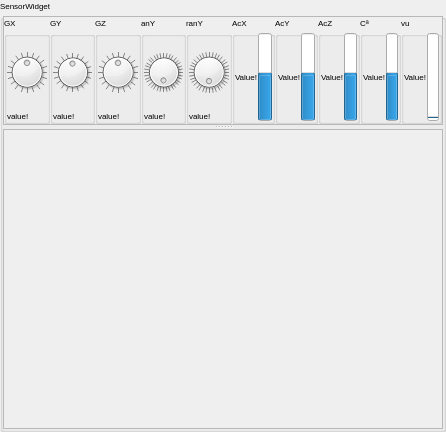
<?xml version="1.0" encoding="UTF-8"?>
<ui version="4.0">
 <class>sensorsWidget</class>
 <widget class="QGroupBox" name="sensorsWidget">
  <property name="geometry">
   <rect>
    <x>0</x>
    <y>0</y>
    <width>446</width>
    <height>432</height>
   </rect>
  </property>
  <property name="font">
   <font>
    <pointsize>6</pointsize>
   </font>
  </property>
  <property name="windowTitle">
   <string>GroupBox</string>
  </property>
  <property name="title">
   <string>SensorWidget</string>
  </property>
  <layout class="QVBoxLayout" name="verticalLayout_7">
   <property name="spacing">
    <number>0</number>
   </property>
   <property name="leftMargin">
    <number>0</number>
   </property>
   <property name="topMargin">
    <number>0</number>
   </property>
   <property name="rightMargin">
    <number>0</number>
   </property>
   <property name="bottomMargin">
    <number>0</number>
   </property>
   <item>
    <widget class="QSplitter" name="splitter">
     <property name="orientation">
      <enum>Qt::Vertical</enum>
     </property>
     <widget class="QScrollArea" name="scrollArea">
      <property name="minimumSize">
       <size>
        <width>440</width>
        <height>105</height>
       </size>
      </property>
      <property name="verticalScrollBarPolicy">
       <enum>Qt::ScrollBarAlwaysOff</enum>
      </property>
      <property name="sizeAdjustPolicy">
       <enum>QAbstractScrollArea::AdjustToContents</enum>
      </property>
      <property name="widgetResizable">
       <bool>true</bool>
      </property>
      <widget class="QWidget" name="scrollAreaWidgetContents">
       <property name="geometry">
        <rect>
         <x>0</x>
         <y>0</y>
         <width>438</width>
         <height>106</height>
        </rect>
       </property>
       <layout class="QHBoxLayout" name="horizontalLayout_7">
        <property name="spacing">
         <number>0</number>
        </property>
        <property name="sizeConstraint">
         <enum>QLayout::SetMaximumSize</enum>
        </property>
        <property name="leftMargin">
         <number>0</number>
        </property>
        <property name="topMargin">
         <number>0</number>
        </property>
        <property name="rightMargin">
         <number>0</number>
        </property>
        <property name="bottomMargin">
         <number>0</number>
        </property>
        <item>
         <widget class="QGroupBox" name="groupBox">
          <property name="sizePolicy">
           <sizepolicy hsizetype="Preferred" vsizetype="Maximum">
            <horstretch>0</horstretch>
            <verstretch>0</verstretch>
           </sizepolicy>
          </property>
          <property name="title">
           <string>GX</string>
          </property>
          <property name="checkable">
           <bool>false</bool>
          </property>
          <layout class="QVBoxLayout" name="verticalLayout">
           <property name="spacing">
            <number>0</number>
           </property>
           <property name="sizeConstraint">
            <enum>QLayout::SetMaximumSize</enum>
           </property>
           <property name="leftMargin">
            <number>0</number>
           </property>
           <property name="topMargin">
            <number>0</number>
           </property>
           <property name="rightMargin">
            <number>0</number>
           </property>
           <property name="bottomMargin">
            <number>0</number>
           </property>
           <item>
            <widget class="QDial" name="dial_gx">
             <property name="sizePolicy">
              <sizepolicy hsizetype="Maximum" vsizetype="Maximum">
               <horstretch>0</horstretch>
               <verstretch>0</verstretch>
              </sizepolicy>
             </property>
             <property name="minimumSize">
              <size>
               <width>16</width>
               <height>16</height>
              </size>
             </property>
             <property name="maximumSize">
              <size>
               <width>256</width>
               <height>256</height>
              </size>
             </property>
             <property name="sizeIncrement">
              <size>
               <width>1</width>
               <height>1</height>
              </size>
             </property>
             <property name="minimum">
              <number>-32768</number>
             </property>
             <property name="maximum">
              <number>32768</number>
             </property>
             <property name="wrapping">
              <bool>true</bool>
             </property>
             <property name="notchTarget">
              <double>50.000000000000000</double>
             </property>
             <property name="notchesVisible">
              <bool>true</bool>
             </property>
            </widget>
           </item>
           <item>
            <widget class="QLabel" name="valueLabel_gx">
             <property name="text">
              <string>value!</string>
             </property>
            </widget>
           </item>
          </layout>
         </widget>
        </item>
        <item>
         <widget class="QGroupBox" name="groupBox_2">
          <property name="sizePolicy">
           <sizepolicy hsizetype="Preferred" vsizetype="Maximum">
            <horstretch>0</horstretch>
            <verstretch>0</verstretch>
           </sizepolicy>
          </property>
          <property name="title">
           <string>GY</string>
          </property>
          <layout class="QVBoxLayout" name="verticalLayout_2">
           <property name="spacing">
            <number>0</number>
           </property>
           <property name="sizeConstraint">
            <enum>QLayout::SetMaximumSize</enum>
           </property>
           <property name="leftMargin">
            <number>0</number>
           </property>
           <property name="topMargin">
            <number>0</number>
           </property>
           <property name="rightMargin">
            <number>0</number>
           </property>
           <property name="bottomMargin">
            <number>0</number>
           </property>
           <item>
            <widget class="QDial" name="dial_gy">
             <property name="sizePolicy">
              <sizepolicy hsizetype="Maximum" vsizetype="Maximum">
               <horstretch>0</horstretch>
               <verstretch>0</verstretch>
              </sizepolicy>
             </property>
             <property name="minimumSize">
              <size>
               <width>16</width>
               <height>16</height>
              </size>
             </property>
             <property name="maximumSize">
              <size>
               <width>256</width>
               <height>256</height>
              </size>
             </property>
             <property name="sizeIncrement">
              <size>
               <width>1</width>
               <height>1</height>
              </size>
             </property>
             <property name="minimum">
              <number>-32768</number>
             </property>
             <property name="maximum">
              <number>32768</number>
             </property>
             <property name="wrapping">
              <bool>true</bool>
             </property>
             <property name="notchTarget">
              <double>50.000000000000000</double>
             </property>
             <property name="notchesVisible">
              <bool>true</bool>
             </property>
            </widget>
           </item>
           <item>
            <widget class="QLabel" name="valueLabel_gy">
             <property name="text">
              <string>value!</string>
             </property>
            </widget>
           </item>
          </layout>
         </widget>
        </item>
        <item>
         <widget class="QGroupBox" name="groupBox_3">
          <property name="sizePolicy">
           <sizepolicy hsizetype="Preferred" vsizetype="Maximum">
            <horstretch>0</horstretch>
            <verstretch>0</verstretch>
           </sizepolicy>
          </property>
          <property name="title">
           <string>GZ</string>
          </property>
          <layout class="QVBoxLayout" name="verticalLayout_3">
           <property name="spacing">
            <number>0</number>
           </property>
           <property name="sizeConstraint">
            <enum>QLayout::SetMaximumSize</enum>
           </property>
           <property name="leftMargin">
            <number>0</number>
           </property>
           <property name="topMargin">
            <number>0</number>
           </property>
           <property name="rightMargin">
            <number>0</number>
           </property>
           <property name="bottomMargin">
            <number>0</number>
           </property>
           <item>
            <widget class="QDial" name="dial_gz">
             <property name="sizePolicy">
              <sizepolicy hsizetype="Maximum" vsizetype="Maximum">
               <horstretch>0</horstretch>
               <verstretch>0</verstretch>
              </sizepolicy>
             </property>
             <property name="minimumSize">
              <size>
               <width>16</width>
               <height>16</height>
              </size>
             </property>
             <property name="maximumSize">
              <size>
               <width>256</width>
               <height>256</height>
              </size>
             </property>
             <property name="sizeIncrement">
              <size>
               <width>1</width>
               <height>1</height>
              </size>
             </property>
             <property name="minimum">
              <number>-32768</number>
             </property>
             <property name="maximum">
              <number>32768</number>
             </property>
             <property name="wrapping">
              <bool>true</bool>
             </property>
             <property name="notchTarget">
              <double>50.000000000000000</double>
             </property>
             <property name="notchesVisible">
              <bool>true</bool>
             </property>
            </widget>
           </item>
           <item>
            <widget class="QLabel" name="valueLabel_gz">
             <property name="text">
              <string>value!</string>
             </property>
            </widget>
           </item>
          </layout>
         </widget>
        </item>
        <item>
         <widget class="QGroupBox" name="groupBox_8">
          <property name="sizePolicy">
           <sizepolicy hsizetype="Preferred" vsizetype="Maximum">
            <horstretch>0</horstretch>
            <verstretch>0</verstretch>
           </sizepolicy>
          </property>
          <property name="title">
           <string>anY</string>
          </property>
          <layout class="QVBoxLayout" name="verticalLayout_4">
           <property name="spacing">
            <number>0</number>
           </property>
           <property name="sizeConstraint">
            <enum>QLayout::SetMaximumSize</enum>
           </property>
           <property name="leftMargin">
            <number>0</number>
           </property>
           <property name="topMargin">
            <number>0</number>
           </property>
           <property name="rightMargin">
            <number>0</number>
           </property>
           <property name="bottomMargin">
            <number>0</number>
           </property>
           <item>
            <widget class="QDial" name="dial_angleY">
             <property name="sizePolicy">
              <sizepolicy hsizetype="Maximum" vsizetype="Maximum">
               <horstretch>0</horstretch>
               <verstretch>0</verstretch>
              </sizepolicy>
             </property>
             <property name="minimumSize">
              <size>
               <width>16</width>
               <height>16</height>
              </size>
             </property>
             <property name="maximumSize">
              <size>
               <width>256</width>
               <height>256</height>
              </size>
             </property>
             <property name="sizeIncrement">
              <size>
               <width>1</width>
               <height>1</height>
              </size>
             </property>
             <property name="minimum">
              <number>0</number>
             </property>
             <property name="maximum">
              <number>360</number>
             </property>
             <property name="wrapping">
              <bool>true</bool>
             </property>
             <property name="notchTarget">
              <double>10.000000000000000</double>
             </property>
             <property name="notchesVisible">
              <bool>true</bool>
             </property>
            </widget>
           </item>
           <item>
            <widget class="QLabel" name="valueLabel_angleY">
             <property name="text">
              <string>value!</string>
             </property>
            </widget>
           </item>
          </layout>
         </widget>
        </item>
        <item>
         <widget class="QGroupBox" name="groupBox_9">
          <property name="sizePolicy">
           <sizepolicy hsizetype="Preferred" vsizetype="Maximum">
            <horstretch>0</horstretch>
            <verstretch>0</verstretch>
           </sizepolicy>
          </property>
          <property name="title">
           <string>ranY</string>
          </property>
          <layout class="QVBoxLayout" name="verticalLayout_6">
           <property name="spacing">
            <number>0</number>
           </property>
           <property name="sizeConstraint">
            <enum>QLayout::SetMaximumSize</enum>
           </property>
           <property name="leftMargin">
            <number>0</number>
           </property>
           <property name="topMargin">
            <number>0</number>
           </property>
           <property name="rightMargin">
            <number>0</number>
           </property>
           <property name="bottomMargin">
            <number>0</number>
           </property>
           <item>
            <widget class="QDial" name="dial_rangleY">
             <property name="sizePolicy">
              <sizepolicy hsizetype="Maximum" vsizetype="Maximum">
               <horstretch>0</horstretch>
               <verstretch>0</verstretch>
              </sizepolicy>
             </property>
             <property name="minimumSize">
              <size>
               <width>16</width>
               <height>16</height>
              </size>
             </property>
             <property name="maximumSize">
              <size>
               <width>256</width>
               <height>256</height>
              </size>
             </property>
             <property name="sizeIncrement">
              <size>
               <width>1</width>
               <height>1</height>
              </size>
             </property>
             <property name="minimum">
              <number>0</number>
             </property>
             <property name="maximum">
              <number>360</number>
             </property>
             <property name="wrapping">
              <bool>true</bool>
             </property>
             <property name="notchTarget">
              <double>10.000000000000000</double>
             </property>
             <property name="notchesVisible">
              <bool>true</bool>
             </property>
            </widget>
           </item>
           <item>
            <widget class="QLabel" name="valueLabel_rAngleY">
             <property name="text">
              <string>value!</string>
             </property>
            </widget>
           </item>
          </layout>
         </widget>
        </item>
        <item>
         <widget class="QGroupBox" name="groupBox_5">
          <property name="sizePolicy">
           <sizepolicy hsizetype="Preferred" vsizetype="Maximum">
            <horstretch>0</horstretch>
            <verstretch>0</verstretch>
           </sizepolicy>
          </property>
          <property name="title">
           <string>AcX</string>
          </property>
          <layout class="QHBoxLayout" name="horizontalLayout_2">
           <property name="spacing">
            <number>0</number>
           </property>
           <property name="sizeConstraint">
            <enum>QLayout::SetMaximumSize</enum>
           </property>
           <property name="leftMargin">
            <number>0</number>
           </property>
           <property name="topMargin">
            <number>0</number>
           </property>
           <property name="rightMargin">
            <number>0</number>
           </property>
           <property name="bottomMargin">
            <number>0</number>
           </property>
           <item>
            <widget class="QLabel" name="valueLabel_acx">
             <property name="text">
              <string>Value!</string>
             </property>
            </widget>
           </item>
           <item>
            <widget class="QProgressBar" name="progressBar_acx">
             <property name="sizePolicy">
              <sizepolicy hsizetype="Maximum" vsizetype="Maximum">
               <horstretch>0</horstretch>
               <verstretch>0</verstretch>
              </sizepolicy>
             </property>
             <property name="maximumSize">
              <size>
               <width>256</width>
               <height>256</height>
              </size>
             </property>
             <property name="minimum">
              <number>-32768</number>
             </property>
             <property name="maximum">
              <number>32768</number>
             </property>
             <property name="value">
              <number>0</number>
             </property>
             <property name="textVisible">
              <bool>false</bool>
             </property>
             <property name="orientation">
              <enum>Qt::Vertical</enum>
             </property>
             <property name="textDirection">
              <enum>QProgressBar::TopToBottom</enum>
             </property>
            </widget>
           </item>
          </layout>
         </widget>
        </item>
        <item>
         <widget class="QGroupBox" name="groupBox_7">
          <property name="sizePolicy">
           <sizepolicy hsizetype="Preferred" vsizetype="Maximum">
            <horstretch>0</horstretch>
            <verstretch>0</verstretch>
           </sizepolicy>
          </property>
          <property name="title">
           <string>AcY</string>
          </property>
          <layout class="QHBoxLayout" name="horizontalLayout_4">
           <property name="spacing">
            <number>0</number>
           </property>
           <property name="sizeConstraint">
            <enum>QLayout::SetMaximumSize</enum>
           </property>
           <property name="leftMargin">
            <number>0</number>
           </property>
           <property name="topMargin">
            <number>0</number>
           </property>
           <property name="rightMargin">
            <number>0</number>
           </property>
           <property name="bottomMargin">
            <number>0</number>
           </property>
           <item>
            <widget class="QLabel" name="valueLabel_acy">
             <property name="text">
              <string>Value!</string>
             </property>
            </widget>
           </item>
           <item>
            <widget class="QProgressBar" name="progressBar_acy">
             <property name="sizePolicy">
              <sizepolicy hsizetype="Maximum" vsizetype="Maximum">
               <horstretch>0</horstretch>
               <verstretch>0</verstretch>
              </sizepolicy>
             </property>
             <property name="maximumSize">
              <size>
               <width>256</width>
               <height>256</height>
              </size>
             </property>
             <property name="minimum">
              <number>-32768</number>
             </property>
             <property name="maximum">
              <number>32768</number>
             </property>
             <property name="value">
              <number>0</number>
             </property>
             <property name="textVisible">
              <bool>false</bool>
             </property>
             <property name="orientation">
              <enum>Qt::Vertical</enum>
             </property>
             <property name="textDirection">
              <enum>QProgressBar::TopToBottom</enum>
             </property>
            </widget>
           </item>
          </layout>
         </widget>
        </item>
        <item>
         <widget class="QGroupBox" name="groupBox_4">
          <property name="sizePolicy">
           <sizepolicy hsizetype="Preferred" vsizetype="Maximum">
            <horstretch>0</horstretch>
            <verstretch>0</verstretch>
           </sizepolicy>
          </property>
          <property name="title">
           <string>AcZ</string>
          </property>
          <layout class="QHBoxLayout" name="horizontalLayout">
           <property name="spacing">
            <number>0</number>
           </property>
           <property name="sizeConstraint">
            <enum>QLayout::SetMaximumSize</enum>
           </property>
           <property name="leftMargin">
            <number>0</number>
           </property>
           <property name="topMargin">
            <number>0</number>
           </property>
           <property name="rightMargin">
            <number>0</number>
           </property>
           <property name="bottomMargin">
            <number>0</number>
           </property>
           <item>
            <widget class="QLabel" name="valueLabel_acz">
             <property name="text">
              <string>Value!</string>
             </property>
            </widget>
           </item>
           <item>
            <widget class="QProgressBar" name="progressBar_acz">
             <property name="sizePolicy">
              <sizepolicy hsizetype="Maximum" vsizetype="Maximum">
               <horstretch>0</horstretch>
               <verstretch>0</verstretch>
              </sizepolicy>
             </property>
             <property name="maximumSize">
              <size>
               <width>256</width>
               <height>256</height>
              </size>
             </property>
             <property name="minimum">
              <number>-32768</number>
             </property>
             <property name="maximum">
              <number>32768</number>
             </property>
             <property name="value">
              <number>0</number>
             </property>
             <property name="textVisible">
              <bool>false</bool>
             </property>
             <property name="orientation">
              <enum>Qt::Vertical</enum>
             </property>
             <property name="textDirection">
              <enum>QProgressBar::TopToBottom</enum>
             </property>
            </widget>
           </item>
          </layout>
         </widget>
        </item>
        <item>
         <widget class="QGroupBox" name="groupBox_6">
          <property name="sizePolicy">
           <sizepolicy hsizetype="Preferred" vsizetype="Maximum">
            <horstretch>0</horstretch>
            <verstretch>0</verstretch>
           </sizepolicy>
          </property>
          <property name="title">
           <string>Cª</string>
          </property>
          <layout class="QHBoxLayout" name="horizontalLayout_3">
           <property name="spacing">
            <number>0</number>
           </property>
           <property name="sizeConstraint">
            <enum>QLayout::SetMaximumSize</enum>
           </property>
           <property name="leftMargin">
            <number>0</number>
           </property>
           <property name="topMargin">
            <number>0</number>
           </property>
           <property name="rightMargin">
            <number>0</number>
           </property>
           <property name="bottomMargin">
            <number>0</number>
           </property>
           <item>
            <widget class="QLabel" name="valueLabel_temp">
             <property name="text">
              <string>Value!</string>
             </property>
            </widget>
           </item>
           <item>
            <widget class="QProgressBar" name="progressBar_temp">
             <property name="sizePolicy">
              <sizepolicy hsizetype="Maximum" vsizetype="Maximum">
               <horstretch>0</horstretch>
               <verstretch>0</verstretch>
              </sizepolicy>
             </property>
             <property name="maximumSize">
              <size>
               <width>256</width>
               <height>256</height>
              </size>
             </property>
             <property name="minimum">
              <number>-32768</number>
             </property>
             <property name="maximum">
              <number>32768</number>
             </property>
             <property name="value">
              <number>0</number>
             </property>
             <property name="textVisible">
              <bool>false</bool>
             </property>
             <property name="orientation">
              <enum>Qt::Vertical</enum>
             </property>
             <property name="textDirection">
              <enum>QProgressBar::TopToBottom</enum>
             </property>
            </widget>
           </item>
          </layout>
         </widget>
        </item>
        <item>
         <widget class="QGroupBox" name="groupBox_">
          <property name="sizePolicy">
           <sizepolicy hsizetype="Preferred" vsizetype="Maximum">
            <horstretch>0</horstretch>
            <verstretch>0</verstretch>
           </sizepolicy>
          </property>
          <property name="title">
           <string>vu</string>
          </property>
          <layout class="QHBoxLayout" name="horizontalLayout_5">
           <property name="spacing">
            <number>0</number>
           </property>
           <property name="sizeConstraint">
            <enum>QLayout::SetMaximumSize</enum>
           </property>
           <property name="leftMargin">
            <number>0</number>
           </property>
           <property name="topMargin">
            <number>0</number>
           </property>
           <property name="rightMargin">
            <number>0</number>
           </property>
           <property name="bottomMargin">
            <number>0</number>
           </property>
           <item>
            <widget class="QLabel" name="valueLabel_vuLevel">
             <property name="text">
              <string>Value!</string>
             </property>
            </widget>
           </item>
           <item>
            <widget class="QProgressBar" name="progressBar_vuLevel">
             <property name="sizePolicy">
              <sizepolicy hsizetype="Maximum" vsizetype="Maximum">
               <horstretch>0</horstretch>
               <verstretch>0</verstretch>
              </sizepolicy>
             </property>
             <property name="maximumSize">
              <size>
               <width>256</width>
               <height>256</height>
              </size>
             </property>
             <property name="minimum">
              <number>0</number>
             </property>
             <property name="maximum">
              <number>1024</number>
             </property>
             <property name="value">
              <number>0</number>
             </property>
             <property name="textVisible">
              <bool>false</bool>
             </property>
             <property name="orientation">
              <enum>Qt::Vertical</enum>
             </property>
             <property name="textDirection">
              <enum>QProgressBar::TopToBottom</enum>
             </property>
            </widget>
           </item>
          </layout>
         </widget>
        </item>
       </layout>
      </widget>
     </widget>
     <widget class="QScrollArea" name="scrollArea_2">
      <property name="minimumSize">
       <size>
        <width>400</width>
        <height>300</height>
       </size>
      </property>
      <property name="widgetResizable">
       <bool>true</bool>
      </property>
      <widget class="QWidget" name="graficos">
       <property name="geometry">
        <rect>
         <x>0</x>
         <y>0</y>
         <width>438</width>
         <height>298</height>
        </rect>
       </property>
       <layout class="QVBoxLayout" name="verticalLayout_5">
        <property name="spacing">
         <number>2</number>
        </property>
        <property name="leftMargin">
         <number>0</number>
        </property>
        <property name="topMargin">
         <number>0</number>
        </property>
        <property name="rightMargin">
         <number>0</number>
        </property>
        <property name="bottomMargin">
         <number>0</number>
        </property>
       </layout>
      </widget>
     </widget>
    </widget>
   </item>
  </layout>
 </widget>
 <resources/>
 <connections/>
</ui>
